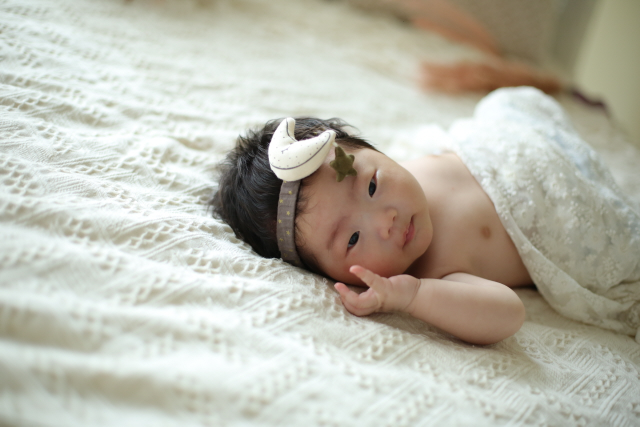
#> input picture images/2.jpg, 1280 x 853 px (shown at 1/2 size)
$ python roi_test01.py
#> lines starting #> are read from the running program, lines starting #| are printed output that depends on the picture; after the words box and inside, x2 and y2 are one past the last pixel; in counts of white or black regions, pixels touching at a corner belong together
import cv2

img = cv2.imread('images/2.jpg')
#> img is the input picture: shape (853, 1280, 3); mean B, G, R 172.4, 185, 186.6
px = img[340, 200]
#> px = [242, 241, 237]
print(px)
#| [242 241 237]

B = img.item(340, 200, 0)
#> B = 242
G = img.item(340, 200, 1)
#> G = 241
R = img.item(340, 200, 2)
#> R = 237

BGR = [B, G, R]
#> BGR = [242, 241, 237]
print(BGR)
#| [242, 241, 237]

print(img.shape)
#| (853, 1280, 3)
print(img.size)
#| 3275520
print(img.dtype)
#| uint8

cv2.imshow('original', img)

subimg = img[300:400, 350:750]
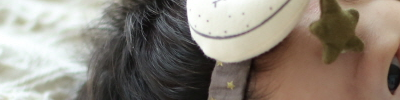
#> subimg: shape (100, 400, 3); mean B, G, R 122.5, 133, 141.4
cv2.imshow('cutting', subimg)

img[300:400, 0:400] = subimg
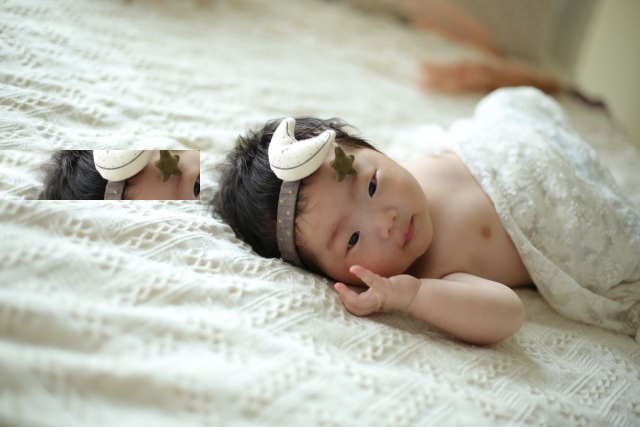
#> img: shape (853, 1280, 3) (shown at 1/2 size); 3.66% of pixels changed, all inside (x1, y1, x2, y2) = (0, 300, 400, 400)

print(img.shape)
#| (853, 1280, 3)
print(subimg.shape)
#| (100, 400, 3)

cv2.imshow('modified', img)
cv2.waitKey(0)
cv2.destroyAllWindows()

b, g, r = cv2.split(img)
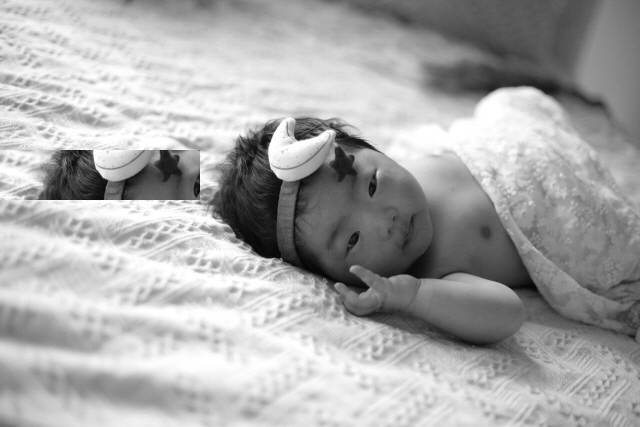
#> b: shape (853, 1280) (shown at 1/2 size); min 2, max 255, mean 168.8
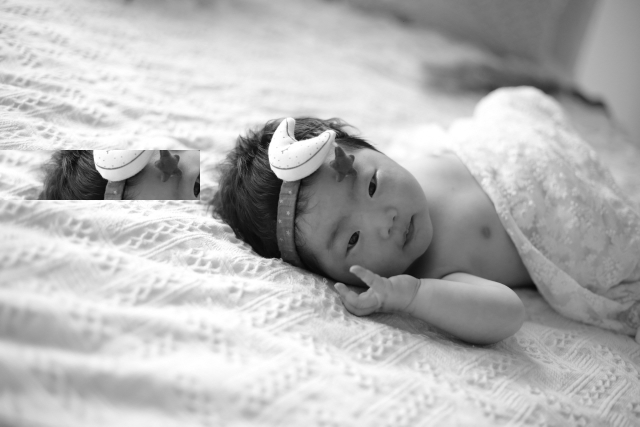
#> g: shape (853, 1280) (shown at 1/2 size); min 5, max 255, mean 181.5
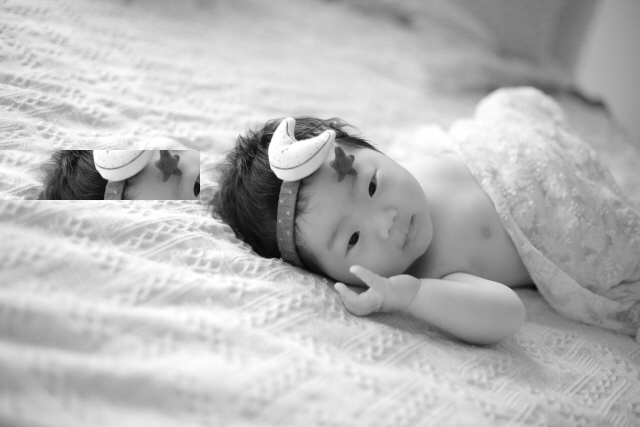
#> r: shape (853, 1280) (shown at 1/2 size); min 4, max 255, mean 183.7

print(img[100, 100])
#| [229 230 220]
print(b[100, 100], g[100, 100], r[100, 100])
#| 229 230 220

cv2.imshow('blue', b)
cv2.imshow('green', g)
cv2.imshow('red', r)

cv2.waitKey(0)
cv2.destroyAllWindows()

merged_img = cv2.merge((b, g, r))
cv2.imshow('merged', merged_img)
cv2.waitKey(0)
cv2.destroyAllWindows()

$ run again, with images/1.jpg copied over images/2.jpg
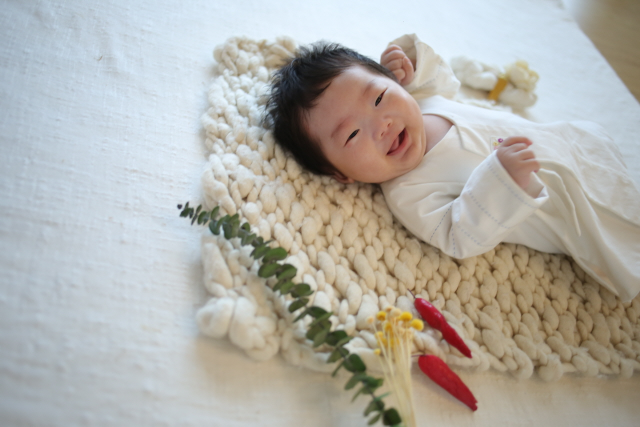
#> input picture images/1.jpg, 1280 x 853 px (shown at 1/2 size)
#> img is the input picture: shape (853, 1280, 3); mean B, G, R 168.3, 174.7, 177.1
#> px = [226, 217, 203]
#| [226 217 203]
#> B = 226
#> G = 217
#> R = 203
#> BGR = [226, 217, 203]
#| [226, 217, 203]
#| (853, 1280, 3)
#| 3275520
#| uint8
#> img: shape (853, 1280, 3); 3.66% of pixels changed, all inside (x1, y1, x2, y2) = (0, 300, 400, 400)
#| (853, 1280, 3)
#| (100, 400, 3)
#> `b, g, r = cv2.split(img)`:
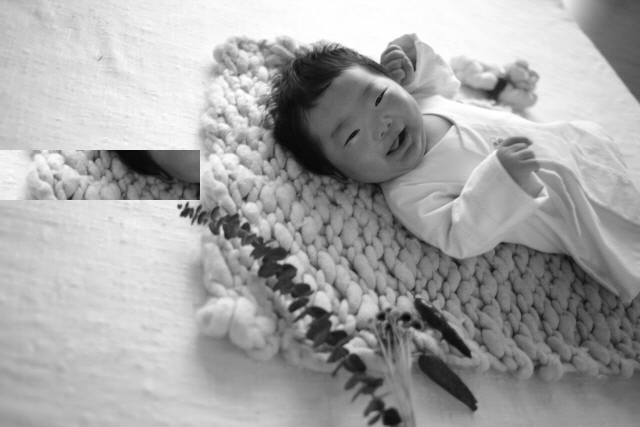
#> b: shape (853, 1280) (shown at 1/2 size); min 5, max 255, mean 165.3
#> `b, g, r = cv2.split(img)`:
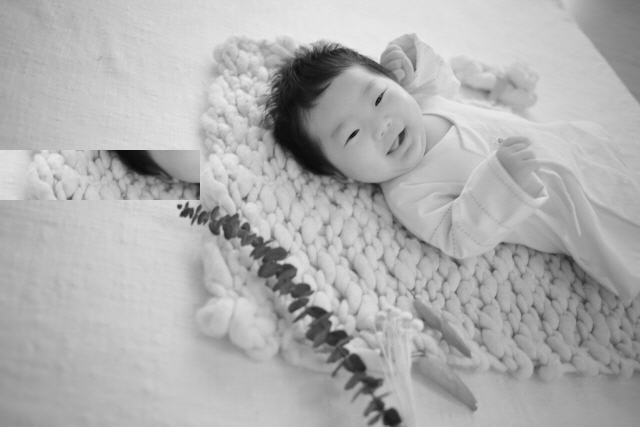
#> r: shape (853, 1280) (shown at 1/2 size); min 7, max 238, mean 175.8
#| [216 201 185]
#| 216 201 185

$ run again, with images/3.jpg copied over images/2.jpg
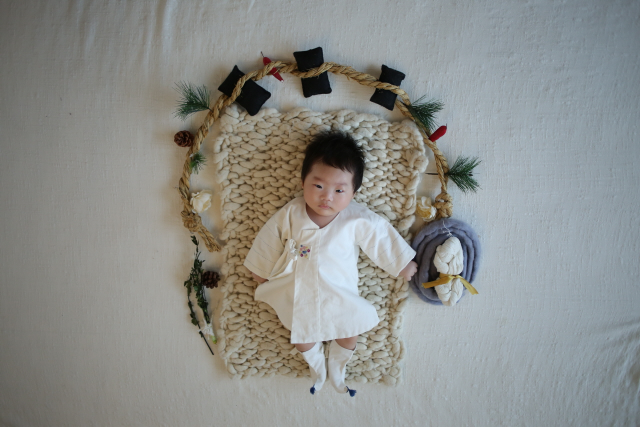
#> input picture images/3.jpg, 1280 x 853 px (shown at 1/2 size)
#> img is the input picture: shape (853, 1280, 3); mean B, G, R 139.5, 142.6, 140.7
#> px = [154, 156, 156]
#| [154 156 156]
#> B = 154
#> G = 156
#> BGR = [154, 156, 156]
#| [154, 156, 156]
#| (853, 1280, 3)
#| 3275520
#| uint8
#> `subimg = img[300:400, 350:750]`:
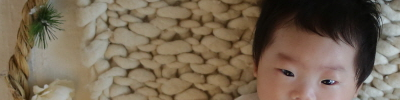
#> subimg: shape (100, 400, 3); mean B, G, R 84.9, 104.3, 120
#> img: shape (853, 1280, 3); 3.66% of pixels changed, all inside (x1, y1, x2, y2) = (0, 300, 400, 400)
#| (853, 1280, 3)
#| (100, 400, 3)
#> `b, g, r = cv2.split(img)`:
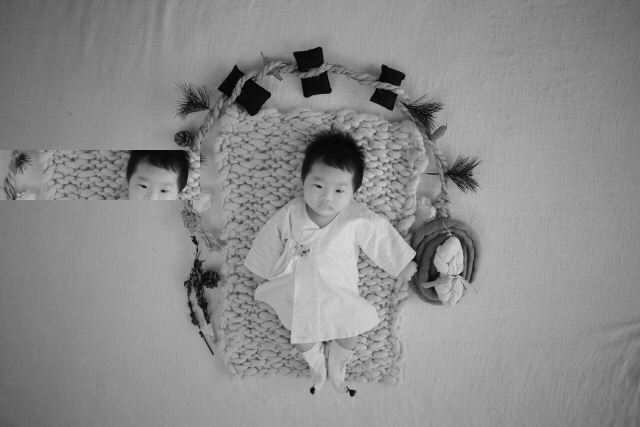
#> r: shape (853, 1280) (shown at 1/2 size); min 1, max 220, mean 140
#| [107 111 112]
#| 107 111 112

$ run again, with images/4.jpg copied over images/2.jpg
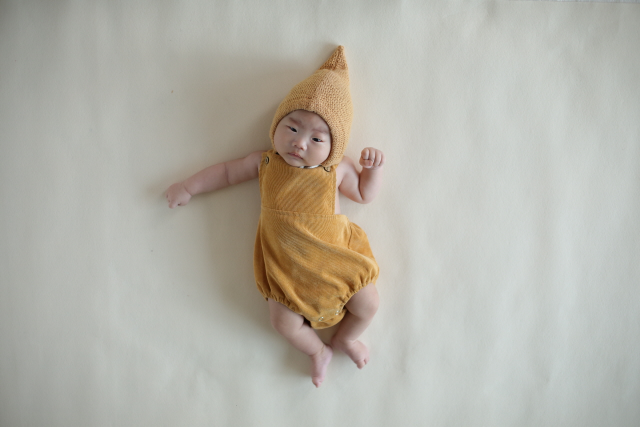
#> input picture images/4.jpg, 1280 x 853 px (shown at 1/2 size)
#> img is the input picture: shape (853, 1280, 3); mean B, G, R 169.6, 179, 181.2
#> px = [179, 186, 183]
#| [179 186 183]
#> B = 179
#> G = 186
#> R = 183
#> BGR = [179, 186, 183]
#| [179, 186, 183]
#| (853, 1280, 3)
#| 3275520
#| uint8
#> `subimg = img[300:400, 350:750]`:
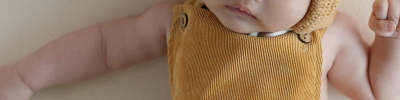
#> subimg: shape (100, 400, 3); mean B, G, R 98.9, 122.2, 151.2
#> img: shape (853, 1280, 3); 3.66% of pixels changed, all inside (x1, y1, x2, y2) = (0, 300, 400, 400)
#| (853, 1280, 3)
#| (100, 400, 3)
#> `b, g, r = cv2.split(img)`:
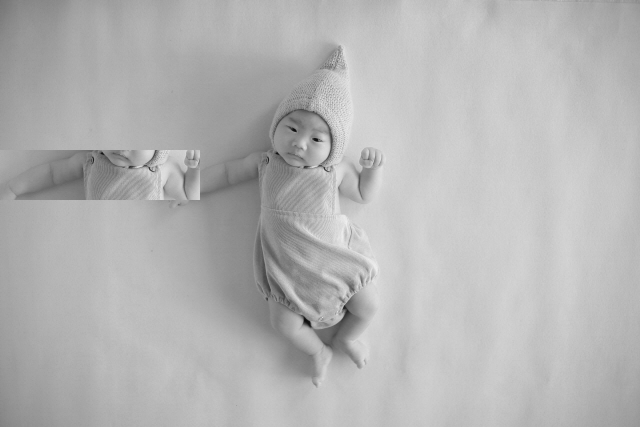
#> r: shape (853, 1280) (shown at 1/2 size); min 9, max 249, mean 180.3
#| [152 159 156]
#| 152 159 156
